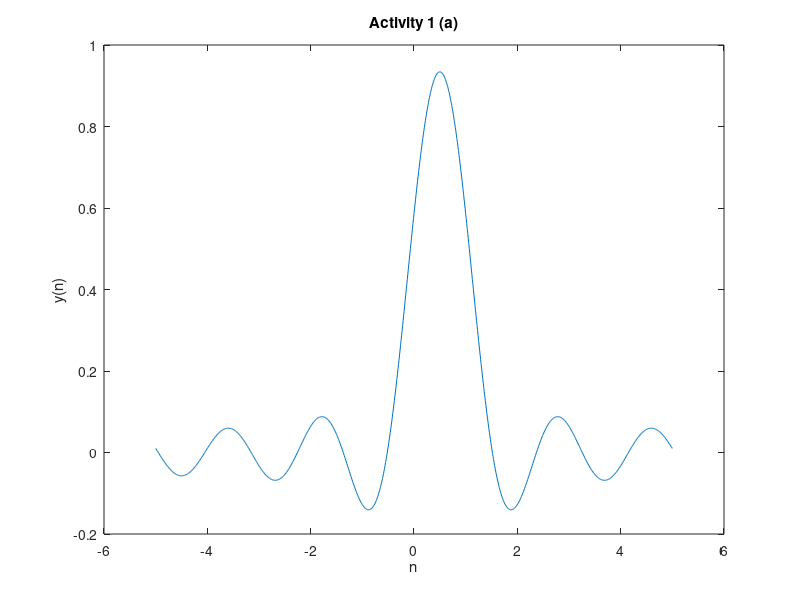

MATLAB code for this plot:
clear all;
clc;
K=input('Enter K:');
T=input('Enter T:');
w=(2*pi)/10;
r=0;
s=0;
for k=-K:1:K
    s=s+1;
    if k==0
        ak=(1/10);
    else
        ak=(sin((k*pi)/10)/(k*pi))* exp((-j*k*pi)/10);
    end
    for t=-T:0.01:T
        r=r+1;
        
        x(s,r)=ak*exp((j*w*t*k));
    end
   r=0;
end

g=ones(1,(2*K+1));
y=g*x;
t=-T:0.01:T;
plot(t,y)
xlabel('n')
ylabel('y(n)')
title('Activity 1 (a)');